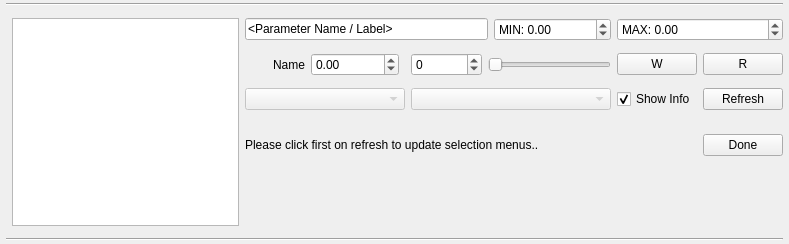
<?xml version="1.0" encoding="UTF-8"?>
<ui version="4.0">
 <class>QGCParamSlider</class>
 <widget class="QWidget" name="QGCParamSlider">
  <property name="geometry">
   <rect>
    <x>0</x>
    <y>0</y>
    <width>789</width>
    <height>244</height>
   </rect>
  </property>
  <property name="windowTitle">
   <string>Form</string>
  </property>
  <layout class="QGridLayout" name="gridLayout" columnstretch="10,0,0,0,0,0,0,0,0,0">
   <property name="leftMargin">
    <number>6</number>
   </property>
   <property name="topMargin">
    <number>3</number>
   </property>
   <property name="rightMargin">
    <number>6</number>
   </property>
   <property name="bottomMargin">
    <number>3</number>
   </property>
   <property name="horizontalSpacing">
    <number>6</number>
   </property>
   <property name="verticalSpacing">
    <number>12</number>
   </property>
   <item row="2" column="5">
    <widget class="QSpinBox" name="intValueSpinBox">
     <property name="minimum">
      <number>-999999999</number>
     </property>
     <property name="maximum">
      <number>999999999</number>
     </property>
    </widget>
   </item>
   <item row="3" column="5" colspan="3">
    <widget class="QComboBox" name="editSelectParamComboBox">
     <property name="enabled">
      <bool>false</bool>
     </property>
     <property name="toolTip">
      <string>Select parameter</string>
     </property>
     <property name="statusTip">
      <string>Select parameter</string>
     </property>
    </widget>
   </item>
   <item row="2" column="2">
    <widget class="QLabel" name="nameLabel">
     <property name="minimumSize">
      <size>
       <width>60</width>
       <height>0</height>
      </size>
     </property>
     <property name="text">
      <string>Name</string>
     </property>
     <property name="alignment">
      <set>Qt::AlignRight|Qt::AlignTrailing|Qt::AlignVCenter</set>
     </property>
    </widget>
   </item>
   <item row="1" column="7">
    <widget class="QDoubleSpinBox" name="editMinSpinBox">
     <property name="prefix">
      <string>MIN: </string>
     </property>
     <property name="minimum">
      <double>-999999999.000000000000000</double>
     </property>
     <property name="maximum">
      <double>999999999.000000000000000</double>
     </property>
    </widget>
   </item>
   <item row="1" column="2" colspan="5">
    <widget class="QLineEdit" name="editNameLabel">
     <property name="text">
      <string>&lt;Parameter Name / Label&gt;</string>
     </property>
    </widget>
   </item>
   <item row="2" column="0">
    <spacer name="horizontalSpacer">
     <property name="orientation">
      <enum>Qt::Horizontal</enum>
     </property>
     <property name="sizeHint" stdset="0">
      <size>
       <width>0</width>
       <height>20</height>
      </size>
     </property>
    </spacer>
   </item>
   <item row="2" column="8">
    <widget class="QPushButton" name="writeButton">
     <property name="minimumSize">
      <size>
       <width>0</width>
       <height>0</height>
      </size>
     </property>
     <property name="maximumSize">
      <size>
       <width>16777215</width>
       <height>16777215</height>
      </size>
     </property>
     <property name="toolTip">
      <string>Transmit the current slider value to the system</string>
     </property>
     <property name="statusTip">
      <string>Transmit the current slider value to the system</string>
     </property>
     <property name="text">
      <string>W</string>
     </property>
    </widget>
   </item>
   <item row="7" column="0" colspan="10">
    <widget class="Line" name="editLine2">
     <property name="minimumSize">
      <size>
       <width>0</width>
       <height>0</height>
      </size>
     </property>
     <property name="orientation">
      <enum>Qt::Horizontal</enum>
     </property>
    </widget>
   </item>
   <item row="2" column="6" colspan="2">
    <widget class="QSlider" name="valueSlider">
     <property name="minimumSize">
      <size>
       <width>60</width>
       <height>0</height>
      </size>
     </property>
     <property name="maximumSize">
      <size>
       <width>250</width>
       <height>16777215</height>
      </size>
     </property>
     <property name="maximum">
      <number>1000000</number>
     </property>
     <property name="orientation">
      <enum>Qt::Horizontal</enum>
     </property>
    </widget>
   </item>
   <item row="3" column="8">
    <widget class="QCheckBox" name="editInfoCheckBox">
     <property name="text">
      <string>Show Info</string>
     </property>
     <property name="checked">
      <bool>true</bool>
     </property>
    </widget>
   </item>
   <item row="3" column="2" colspan="3">
    <widget class="QComboBox" name="editSelectComponentComboBox">
     <property name="enabled">
      <bool>false</bool>
     </property>
     <property name="toolTip">
      <string>Select component</string>
     </property>
     <property name="statusTip">
      <string>Select component</string>
     </property>
    </widget>
   </item>
   <item row="2" column="9">
    <widget class="QPushButton" name="readButton">
     <property name="minimumSize">
      <size>
       <width>0</width>
       <height>0</height>
      </size>
     </property>
     <property name="toolTip">
      <string>Read the current parameter value on the system</string>
     </property>
     <property name="statusTip">
      <string>Read the current parameter value on the system</string>
     </property>
     <property name="text">
      <string>R</string>
     </property>
    </widget>
   </item>
   <item row="5" column="2" colspan="6">
    <widget class="QLabel" name="editStatusLabel">
     <property name="text">
      <string>Please click first on refresh to update selection menus..</string>
     </property>
    </widget>
   </item>
   <item row="1" column="8" colspan="2">
    <widget class="QDoubleSpinBox" name="editMaxSpinBox">
     <property name="prefix">
      <string>MAX: </string>
     </property>
     <property name="minimum">
      <double>-999999999.000000000000000</double>
     </property>
     <property name="maximum">
      <double>999999999.000000000000000</double>
     </property>
    </widget>
   </item>
   <item row="2" column="3">
    <widget class="QDoubleSpinBox" name="doubleValueSpinBox">
     <property name="minimum">
      <double>-999999999.000000000000000</double>
     </property>
     <property name="maximum">
      <double>999999999.000000000000000</double>
     </property>
    </widget>
   </item>
   <item row="1" column="1" rowspan="6">
    <widget class="QTextBrowser" name="infoLabel"/>
   </item>
   <item row="0" column="0" colspan="10">
    <widget class="Line" name="editLine1">
     <property name="minimumSize">
      <size>
       <width>0</width>
       <height>0</height>
      </size>
     </property>
     <property name="orientation">
      <enum>Qt::Horizontal</enum>
     </property>
    </widget>
   </item>
   <item row="3" column="9">
    <widget class="QPushButton" name="editRefreshParamsButton">
     <property name="enabled">
      <bool>true</bool>
     </property>
     <property name="text">
      <string>Refresh</string>
     </property>
    </widget>
   </item>
   <item row="5" column="9">
    <widget class="QPushButton" name="editDoneButton">
     <property name="text">
      <string>Done</string>
     </property>
    </widget>
   </item>
   <item row="6" column="2" colspan="8">
    <spacer name="verticalSpacer">
     <property name="orientation">
      <enum>Qt::Vertical</enum>
     </property>
     <property name="sizeHint" stdset="0">
      <size>
       <width>20</width>
       <height>40</height>
      </size>
     </property>
    </spacer>
   </item>
  </layout>
 </widget>
 <resources/>
 <connections/>
</ui>
